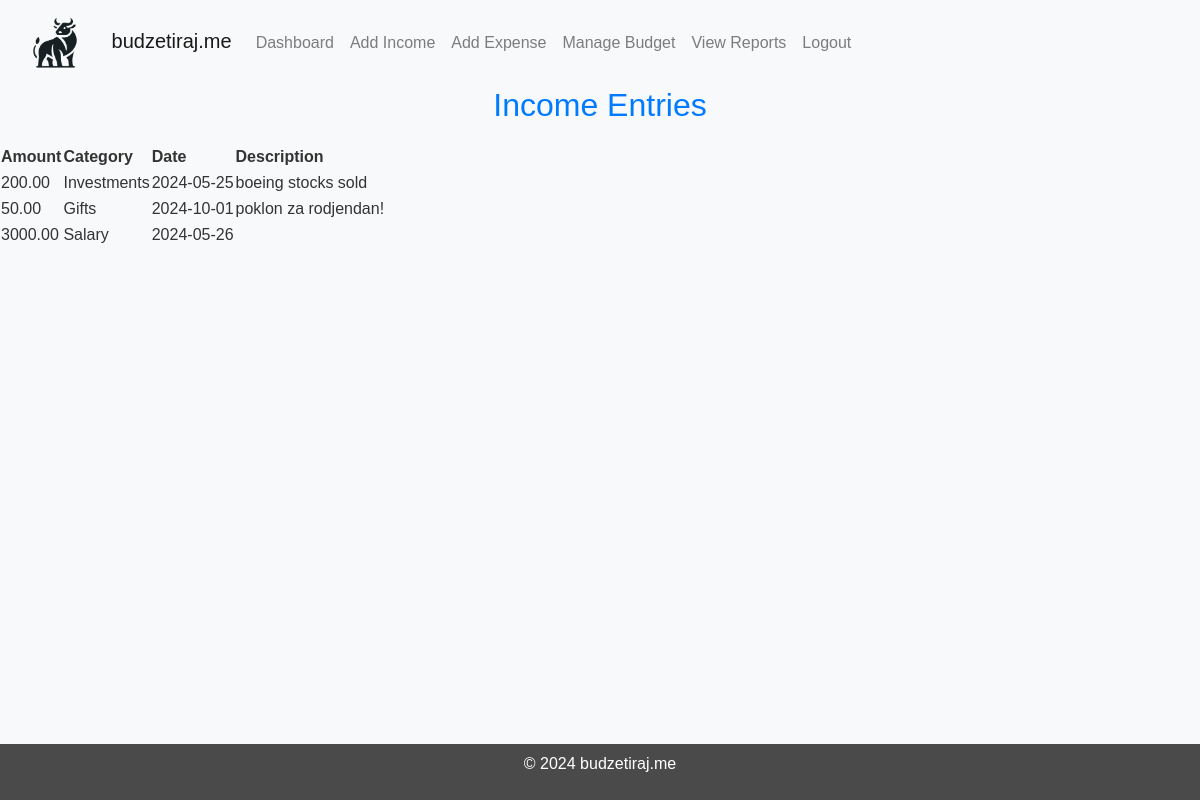
/code/view_income.php (signed in), run on the app's committed database.
### tables this page shows
CREATE TABLE `income` (
  `id` int(11) NOT NULL,
  `user_id` int(11) DEFAULT NULL,
  `amount` decimal(10,2) NOT NULL,
  `category` varchar(50) NOT NULL,
  `date` date NOT NULL,
  `description` text DEFAULT NULL
);

### code/view_income.php (the view, shortened to what this page needs)
<?php include 'templates/header.php'; ?>
<?php
include 'db.php';
$user_id = $_SESSION['user_id'];
$sql = "SELECT amount, category, date, description FROM income WHERE user_id = ?";
$stmt = $conn->prepare($sql);
$stmt->bind_param("i", $user_id);
$stmt->execute();
$result = $stmt->get_result();
?>
<h2>Income Entries</h2>
<table>
    <tr>
        <th>Amount</th>
        <th>Category</th>
        <th>Date</th>
        <th>Description</th>
    </tr>
    <?php while ($row = $result->fetch_assoc()): ?>
        <tr>
            <td><?php echo $row['amount']; ?></td>
            <td><?php echo $row['category']; ?></td>
            <td><?php echo $row['date']; ?></td>
            <td><?php echo $row['description']; ?></td>
        </tr>
    <?php endwhile; ?>
</table>
<?php
include 'templates/footer.php';
?>

### code/css/styles.css (style rules this page uses)
body { font-family: Arial, sans-serif; background-color: #f8f9fa; color: #333; margin: 0; padding: 0; }
h2, h3 { color: #007bff; margin-bottom: 20px; text-align: center; }

### data on the page
income: amount "200.00", category "Investments", date "2024-05-25", description "boeing stocks sold"
income: amount "50.00", category "Gifts", date "2024-10-01", description "poklon za rodjendan!"
income: amount "3000.00", category "Salary", date "2024-05-26"
